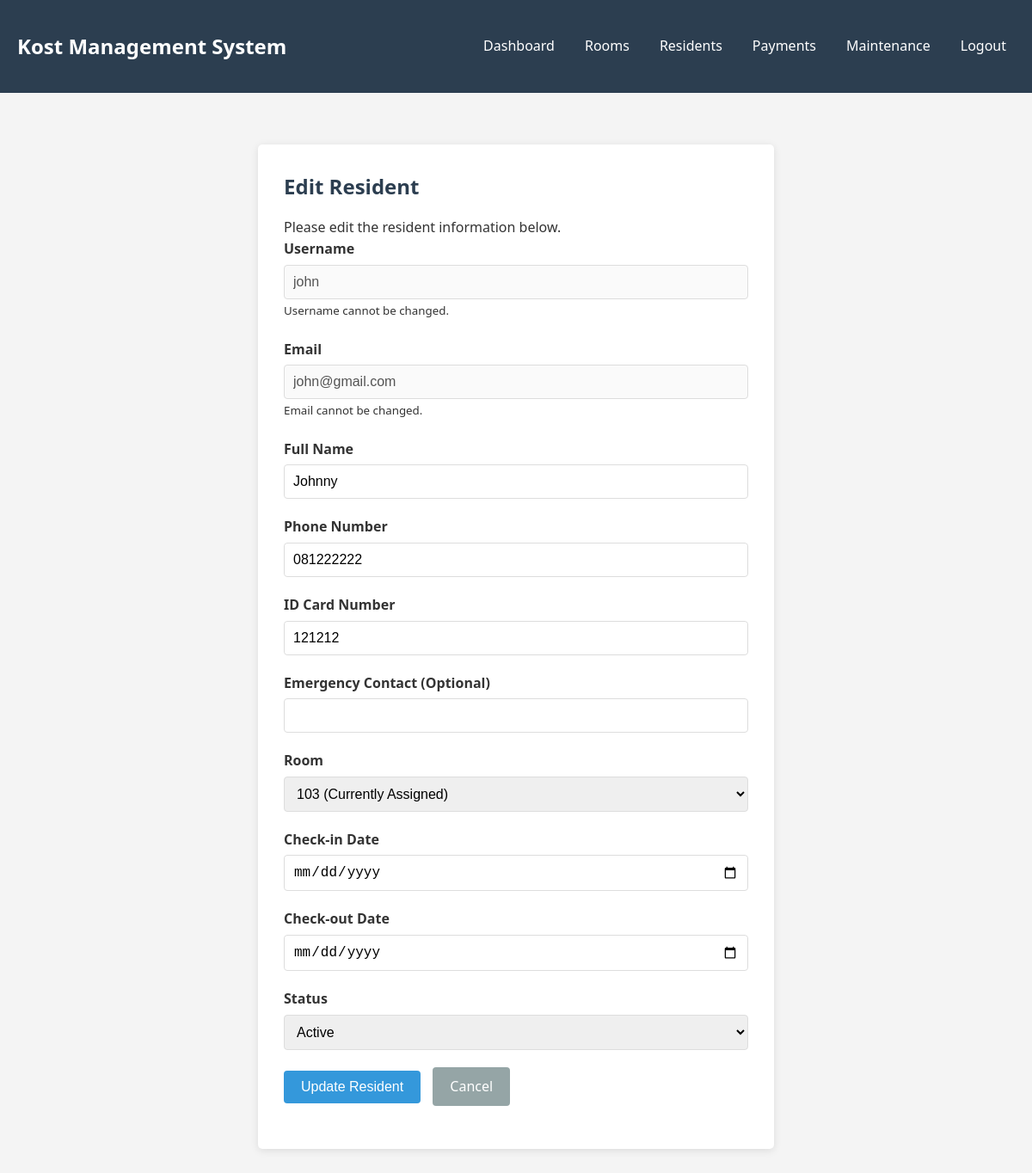
The app's page /admin/resident_edit.php?id=3 (signed in) with its own data.
### tables this page shows
CREATE TABLE `residents` (
  `id` int(11) NOT NULL,
  `user_id` int(11) NOT NULL,
  `room_id` int(11) DEFAULT NULL,
  `full_name` varchar(100) NOT NULL,
  `phone` varchar(20) NOT NULL,
  `emergency_contact` varchar(100) DEFAULT NULL,
  `id_card_number` varchar(50) NOT NULL,
  `check_in_date` date DEFAULT NULL,
  `check_out_date` date DEFAULT NULL,
  `status` enum('active','inactive') NOT NULL DEFAULT 'active'
);

CREATE TABLE `users` (
  `id` int(11) NOT NULL,
  `username` varchar(50) NOT NULL,
  `password` varchar(255) NOT NULL,
  `email` varchar(100) NOT NULL,
  `role` enum('admin','resident') NOT NULL DEFAULT 'resident',
  `created_at` timestamp NOT NULL DEFAULT current_timestamp()
);

CREATE TABLE `rooms` (
  `id` int(11) NOT NULL,
  `room_number` varchar(10) NOT NULL,
  `floor` int(11) NOT NULL,
  `price` decimal(10,2) NOT NULL,
  `facilities` text DEFAULT NULL,
  `status` enum('available','occupied','maintenance') NOT NULL DEFAULT 'available'
);

### admin/resident_edit.php (the view, shortened to what this page needs)
<?php
require_once "../config.php";
if(isset($_GET["id"]) && !empty(trim($_GET["id"]))){
    $id = trim($_GET["id"]);
    $sql = "SELECT r.*, u.username, u.email
            FROM residents r
            JOIN users u ON r.user_id = u.id
            WHERE r.id = ?";
    if($stmt = mysqli_prepare($conn, $sql)){
        mysqli_stmt_bind_param($stmt, "i", $param_id);
        if(mysqli_stmt_execute($stmt)){
            $result = mysqli_stmt_get_result($stmt);
            if(mysqli_num_rows($result) == 1){
                $row = mysqli_fetch_array($result, MYSQLI_ASSOC);
                $room_id = $row["room_id"];
                $full_name = $row["full_name"];
                $phone = $row["phone"];
                $emergency_contact = $row["emergency_contact"];
                $id_card_number = $row["id_card_number"];
                $check_in_date = $row["check_in_date"];
                $check_out_date = $row["check_out_date"];
                $status = $row["status"];
                $username = $row["username"];
                $email = $row["email"];
            } else{
                redirectWithMessage("residents.php", "Invalid resident ID.");
                exit();
            }
        } else{
            echo "Oops! Something went wrong. Please try again later.";
        }
    }
} else{
    redirectWithMessage("residents.php", "Resident ID is required.");
    exit();
}
$full_name_err = $phone_err = $id_card_err = $room_id_err = $check_in_date_err = $check_out_date_err = $status_err = "";
$sql = "SELECT id, room_number, status FROM rooms WHERE status = 'available'";
if($room_id){
    $sql .= " OR id = ?";
}
$sql .= " ORDER BY room_number ASC";
if($stmt = mysqli_prepare($conn, $sql)){
    if($room_id){
        mysqli_stmt_bind_param($stmt, "i", $room_id);
    }
    mysqli_stmt_execute($stmt);
    $available_rooms = mysqli_stmt_get_result($stmt);
}
?>
<!DOCTYPE html>
<html lang="en">
<head>
    <link rel="stylesheet" href="../css/style.css">
</head>
<body>
    <?php include "admin_navbar.php"; ?>
    <div class="container">
        <div class="form-container">
            <h2>Edit Resident</h2>
            <p>Please edit the resident information below.</p>
            <form action="<?php echo htmlspecialchars($_SERVER["PHP_SELF"]) . "?id=" . $id; ?>" method="post">
                <div class="form-group">
                    <label>Username</label>
                    <input type="text" class="form-control" value="<?php echo htmlspecialchars($username); ?>" disabled>
                    <small>Username cannot be changed.</small>
                </div>
                <div class="form-group">
                    <label>Email</label>
                    <input type="email" class="form-control" value="<?php echo htmlspecialchars($email); ?>" disabled>
                    <small>Email cannot be changed.</small>
                </div>
                <div class="form-group">
                    <label>Full Name</label>
                    <input type="text" name="full_name" class="form-control <?php echo (!empty($full_name_err)) ? 'is-invalid' : ''; ?>" value="<?php echo htmlspecialchars($full_name); ?>">
                </div>
                <div class="form-group">
                    <label>Phone Number</label>
                    <input type="text" name="phone" class="form-control <?php echo (!empty($phone_err)) ? 'is-invalid' : ''; ?>" value="<?php echo htmlspecialchars($phone); ?>">
                </div>
                <div class="form-group">
                    <label>ID Card Number</label>
                    <input type="text" name="id_card_number" class="form-control <?php echo (!empty($id_card_err)) ? 'is-invalid' : ''; ?>" value="<?php echo htmlspecialchars($id_card_number); ?>">
                </div>
                <div class="form-group">
                    <label>Emergency Contact (Optional)</label>
                    <input type="text" name="emergency_contact" class="form-control" value="<?php echo htmlspecialchars($emergency_contact ?? ""); ?>">
                </div>
                <div class="form-group">
                    <label>Room</label>
                    <select name="room_id" class="form-control <?php echo (!empty($room_id_err)) ? 'is-invalid' : ''; ?>">
                        <?php while($room = mysqli_fetch_array($available_rooms)): ?>
                        <option value="<?php echo $room['id']; ?>" <?php echo ($room_id == $room['id']) ? 'selected' : ''; ?>>
                            <?php echo htmlspecialchars($room['room_number']) . ($room['status'] == 'occupied' ? ' (Currently Assigned)' : ''); ?>
                        </option>
                        <?php endwhile; ?>
                    </select>
                </div>
                <div class="form-group">
                    <label>Check-in Date</label>
                    <input type="date" name="check_in_date" class="form-control <?php echo (!empty($check_in_date_err)) ? 'is-invalid' : ''; ?>" value="<?php echo htmlspecialchars($check_in_date ?? ""); ?>">
                </div>
                <div class="form-group">
                    <label>Check-out Date</label>
                    <input type="date" name="check_out_date" class="form-control <?php echo (!empty($check_out_date_err)) ? 'is-invalid' : ''; ?>" value="<?php echo htmlspecialchars($check_out_date ?? ""); ?>">
                </div>
                <div class="form-group">
                    <label>Status</label>
                    <select name="status" class="form-control <?php echo (!empty($status_err)) ? 'is-invalid' : ''; ?>">
                        <option value="active" <?php echo $status == "active" ? "selected" : ""; ?>>Active</option>
                    </select>
                </div>
                <div class="form-group">
                    <input type="submit" class="btn btn-primary" value="Update Resident">
                    <a href="residents.php" class="btn btn-secondary ml-2">Cancel</a>
                </div>
            </form>
        </div>
    </div>
</body>
</html>

### css/style.css (style rules this page uses)
:root { --primary-color: #3498db; --secondary-color: #2ecc71; --dark-color: #2c3e50; --light-color: #ecf0f1; --danger-color: #e74c3c; --warning-color: #f39c12; --success-color: #27ae60; }
* { box-sizing: border-box; margin: 0; padding: 0; }
body { font-family: 'Segoe UI', Tahoma, Geneva, Verdana, sans-serif; line-height: 1.6; background-color: #f4f4f4; color: #333; }
.container { width: 100%; max-width: 1200px; margin: 0 auto; padding: 20px; }
.form-container { background-color: #fff; border-radius: 5px; box-shadow: 0 2px 10px rgba(0, 0, 0, 0.1); padding: 30px; margin: 20px auto; max-width: 600px; }
h1, h2, h3, h4 { margin-bottom: 15px; color: var(--dark-color); }
a { color: var(--primary-color); text-decoration: none; }
.form-group { margin-bottom: 20px; }
label { display: block; margin-bottom: 5px; font-weight: 600; }
.form-control { width: 100%; padding: 10px; border: 1px solid #ddd; border-radius: 4px; font-size: 16px; }
.btn { display: inline-block; padding: 10px 20px; background-color: var(--primary-color); color: white; border: none; border-radius: 4px; cursor: pointer; font-size: 16px; transition: background-color 0.3s; }
.btn-primary { background-color: var(--primary-color); }
.btn-secondary { background-color: #95a5a6; }
.ml-2 { margin-left: 10px; }

### records on screen
residents: user.username "john", user.email "john@gmail.com", full_name "Johnny", phone "081222222", id_card_number "121212", room_id "103 (Currently Assigned)", status "Active"
